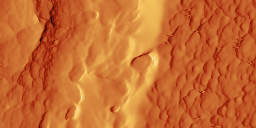
#> input picture AlignmentZtoCPD/figs/A/Dark_amp.tiff, 256 x 128 px; its folder holds only this picture in this run
$ jupyter execute --allow-errors AreaPreservingWarp.ipynb
#> lines starting #> are read from the running program, lines starting #| are printed output that depends on the picture
[cell 1]
import glob
import numpy as np
import matplotlib.pyplot as plt
import cv2
import skimage
import skimage.transform as tf
import scipy.signal as signal
import re
import sys
def atoi(text):
    return int(text) if text.isdigit() else text.lower()

def natural_keys(text):
    '''
    alist.sort(key=natural_keys) sorts in human order
    http://nedbatchelder.com/blog/200712/human_sorting.html
    (See Toothy's implementation in the comments)
    '''
    return [ atoi(c) for c in re.split('(\d+)', text) ]

[cell 2]
filelist = glob.glob('figs/A/*.tiff')
filelist.sort(key=natural_keys)
print(filelist)
A_array = np.array([np.array(cv2.imread(fname, 0)) for fname in filelist])

[cell 3]
height, width = A_array[0].shape
#> height = 128; width = 256
dark_upsample = cv2.resize(A_array[0], (width*8, height*8), cv2.INTER_LANCZOS4)
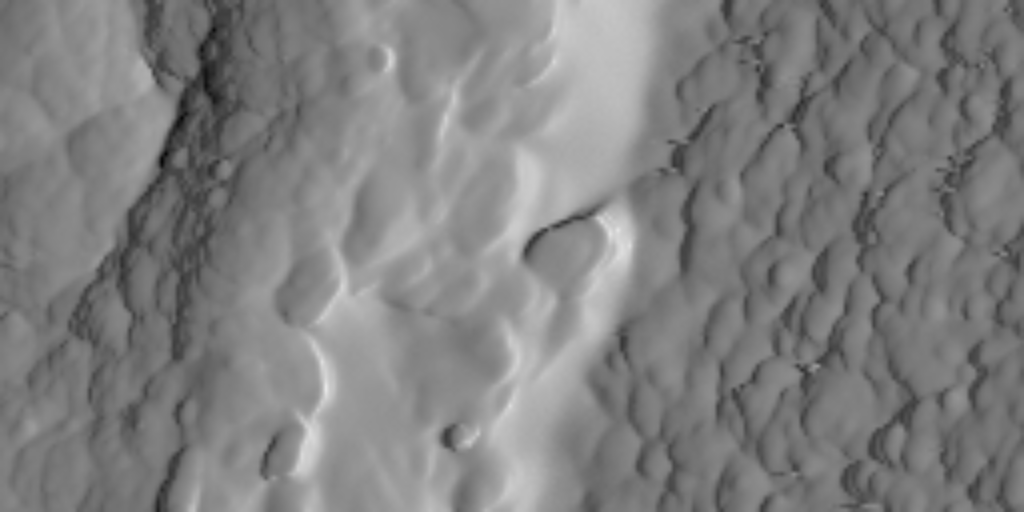
#> dark_upsample: shape (1024, 2048) (shown at 1/2 size); min 4, max 232, mean 127.3
plt.figure(figsize=(20,20))
plt.imshow(dark_upsample)
plt.show()

#> (a cell that did not finish here is left out)

[cell 5]
blur = cv2.GaussianBlur(dark_upsample, (25,25), 20)
dark_upsample_sharp = cv2.addWeighted(blur, -2, dark_upsample, 3,0)
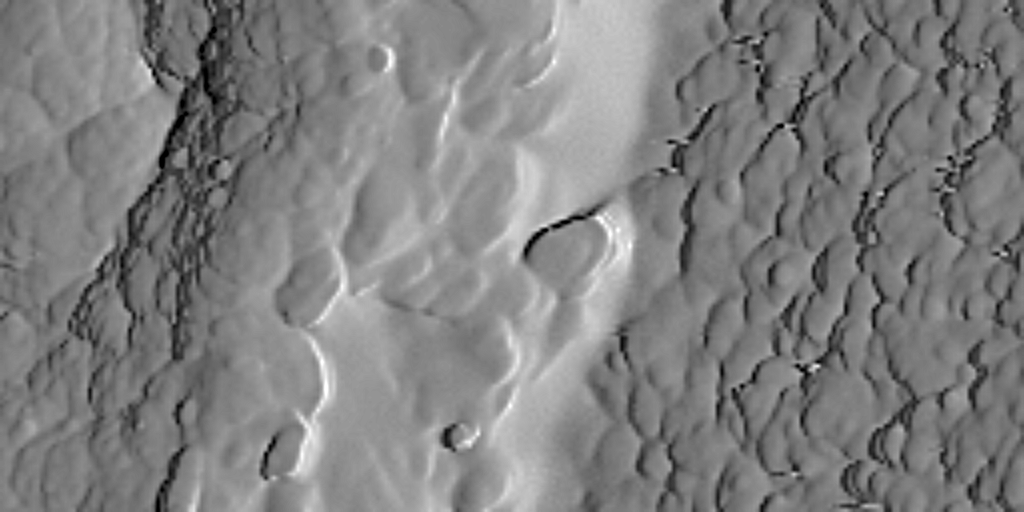
#> dark_upsample_sharp: shape (1024, 2048) (shown at 1/2 size); min 0, max 255, mean 127.3
plt.figure(figsize=(20,20))
plt.imshow(dark_upsample_sharp)
plt.show()

$ run again, on AlignmentZtoCPD/figs/A/ITOfloating_amp.tiff
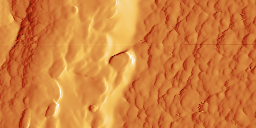
#> input picture AlignmentZtoCPD/figs/A/ITOfloating_amp.tiff, 256 x 128 px
#> `dark_upsample = cv2.resize(A_array[0], (width*8, height*8), cv2.INTER_..`:
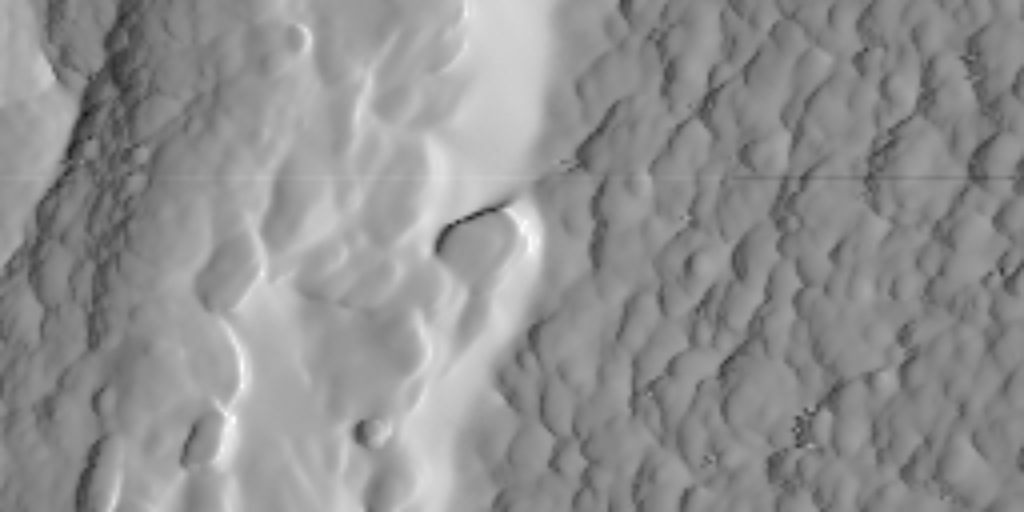
#> dark_upsample: shape (1024, 2048) (shown at 1/2 size); min 18, max 254, mean 143.9
#> `dark_upsample_sharp = cv2.addWeighted(blur, -2, dark_upsample, 3,0)`:
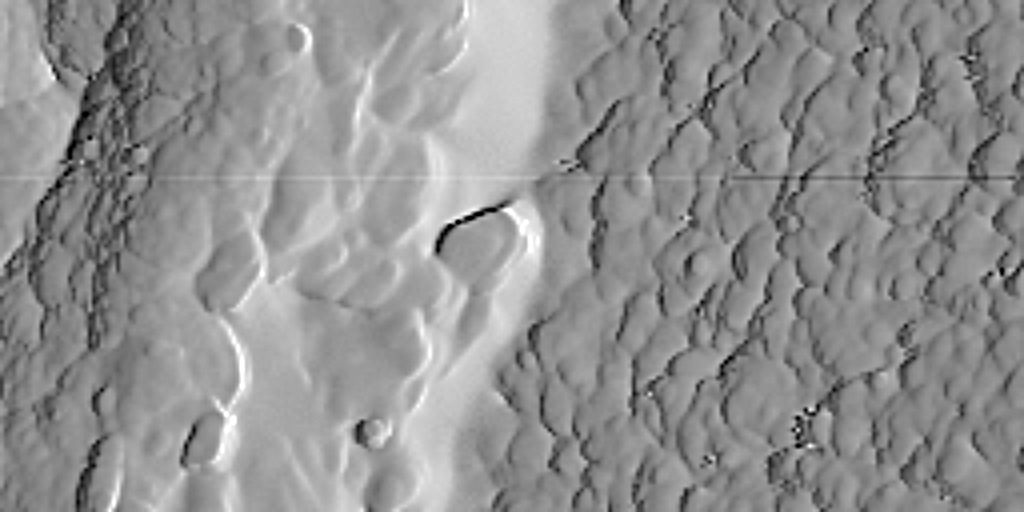
#> dark_upsample_sharp: shape (1024, 2048) (shown at 1/2 size); min 0, max 255, mean 143.9

$ run again, on AlignmentZtoCPD/figs/A/Illumination_amp.tiff
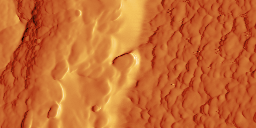
#> input picture AlignmentZtoCPD/figs/A/Illumination_amp.tiff, 256 x 128 px
#> `dark_upsample = cv2.resize(A_array[0], (width*8, height*8), cv2.INTER_..`:
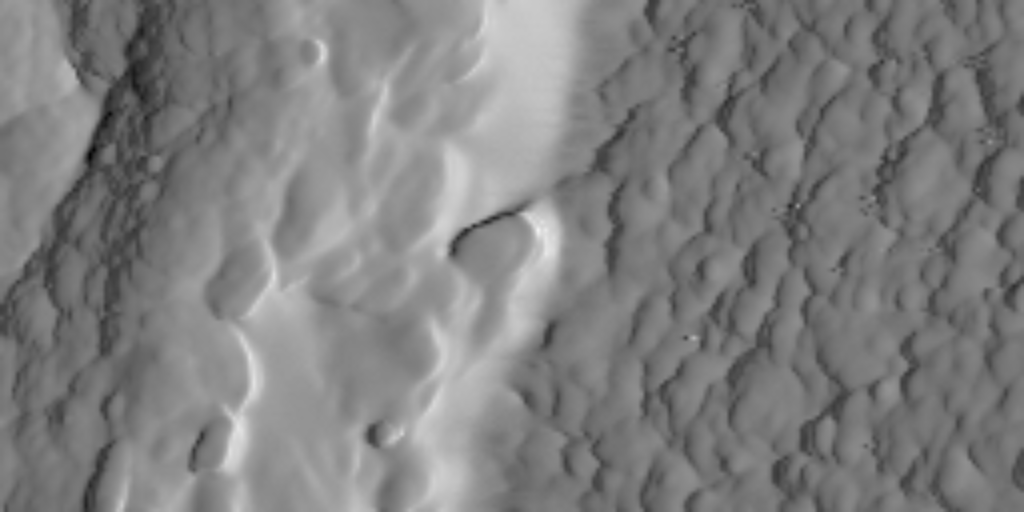
#> dark_upsample: shape (1024, 2048) (shown at 1/2 size); min 2, max 245, mean 126.9
#> `dark_upsample_sharp = cv2.addWeighted(blur, -2, dark_upsample, 3,0)`:
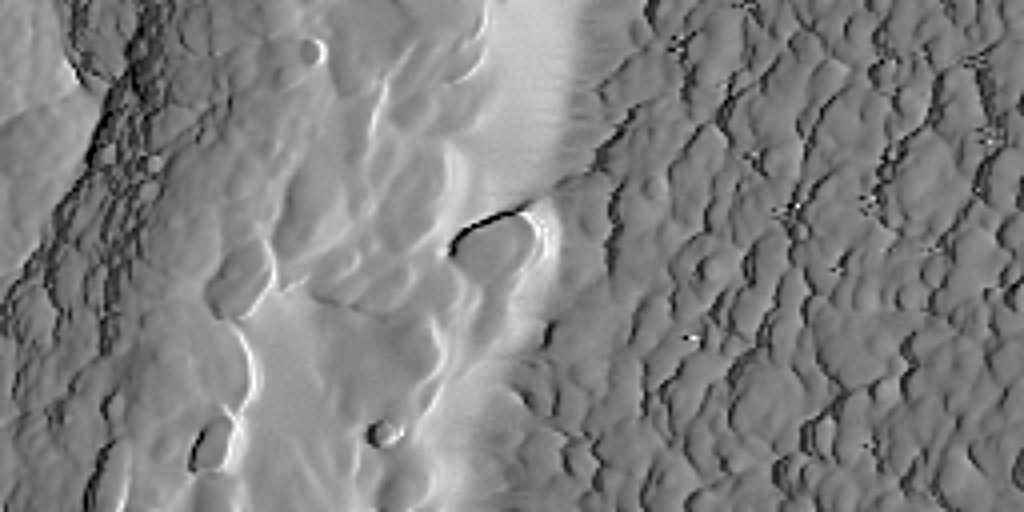
#> dark_upsample_sharp: shape (1024, 2048) (shown at 1/2 size); min 0, max 255, mean 126.9

$ run again, on AlignmentZtoCPD/figs/A/Mofloating_amp.tiff
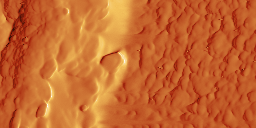
#> input picture AlignmentZtoCPD/figs/A/Mofloating_amp.tiff, 256 x 128 px
#> `dark_upsample = cv2.resize(A_array[0], (width*8, height*8), cv2.INTER_..`:
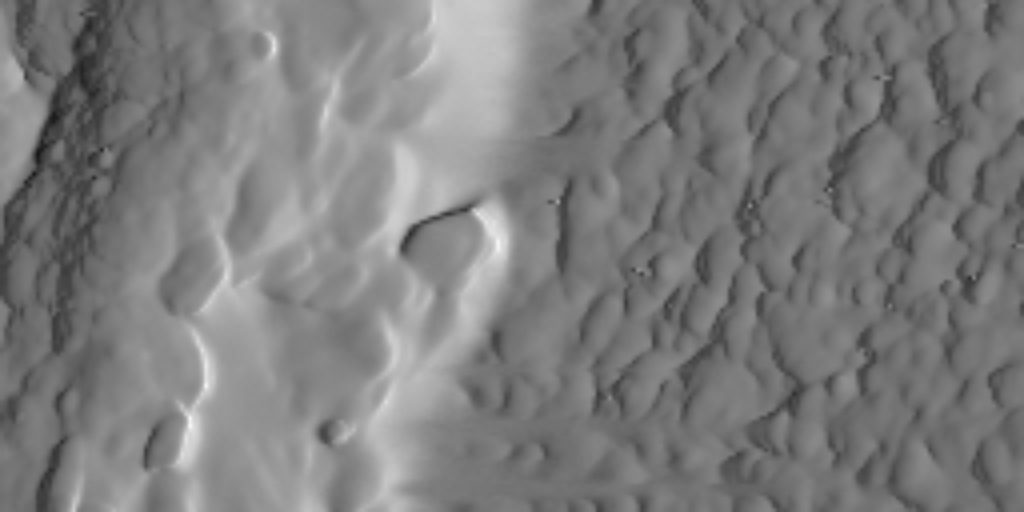
#> dark_upsample: shape (1024, 2048) (shown at 1/2 size); min 17, max 251, mean 124.5
#> `dark_upsample_sharp = cv2.addWeighted(blur, -2, dark_upsample, 3,0)`:
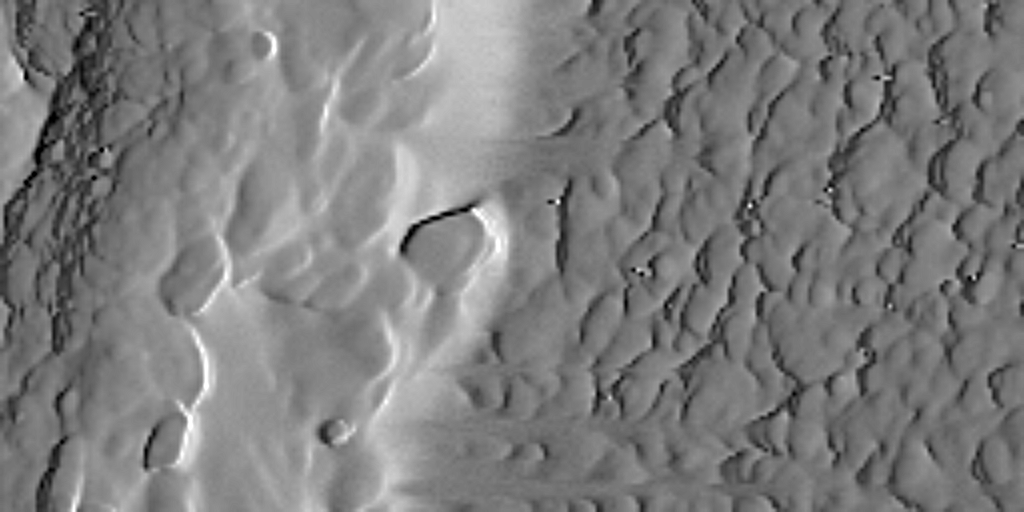
#> dark_upsample_sharp: shape (1024, 2048) (shown at 1/2 size); min 0, max 255, mean 124.4
